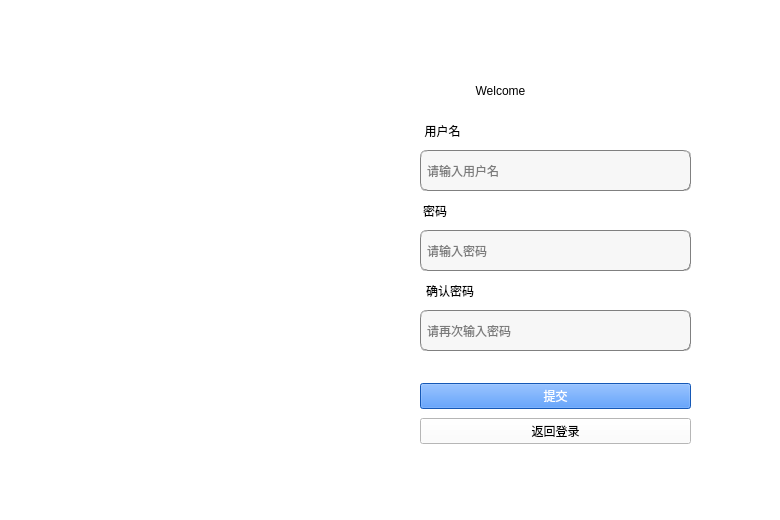
<?xml version="1.0" encoding="UTF-8"?>
<ui version="4.0">
 <class>register1</class>
 <widget class="QWidget" name="register1">
  <property name="geometry">
   <rect>
    <x>0</x>
    <y>0</y>
    <width>780</width>
    <height>520</height>
   </rect>
  </property>
  <property name="windowTitle">
   <string>Baackup Pack   -   创建账户</string>
  </property>
  <property name="styleSheet">
   <string notr="true">background-color: rgb(255, 255, 255);</string>
  </property>
  <widget class="QLabel" name="confirm_label">
   <property name="geometry">
    <rect>
     <x>420</x>
     <y>280</y>
     <width>60</width>
     <height>22</height>
    </rect>
   </property>
   <property name="styleSheet">
    <string notr="true">font: 10pt &quot;Arial&quot;;</string>
   </property>
   <property name="text">
    <string>确认密码</string>
   </property>
   <property name="alignment">
    <set>Qt::AlignCenter</set>
   </property>
  </widget>
  <widget class="QLineEdit" name="confirm_reg">
   <property name="geometry">
    <rect>
     <x>420</x>
     <y>310</y>
     <width>271</width>
     <height>41</height>
    </rect>
   </property>
   <property name="styleSheet">
    <string notr="true">background-color: rgb(247, 247, 247);
border:1px groove gray;border-radius:
7px;padding:2px 4px;
font: 10pt &quot;Candara&quot;;</string>
   </property>
   <property name="echoMode">
    <enum>QLineEdit::Password</enum>
   </property>
   <property name="placeholderText">
    <string>请再次输入密码</string>
   </property>
  </widget>
  <widget class="QLabel" name="label_image">
   <property name="geometry">
    <rect>
     <x>40</x>
     <y>20</y>
     <width>261</width>
     <height>451</height>
    </rect>
   </property>
   <property name="text">
    <string/>
   </property>
  </widget>
  <widget class="QLabel" name="register_2">
   <property name="geometry">
    <rect>
     <x>410</x>
     <y>70</y>
     <width>181</width>
     <height>41</height>
    </rect>
   </property>
   <property name="styleSheet">
    <string notr="true">font: 700 27pt &quot;Ubuntu&quot;;</string>
   </property>
   <property name="text">
    <string>Welcome</string>
   </property>
   <property name="alignment">
    <set>Qt::AlignCenter</set>
   </property>
  </widget>
  <widget class="QLabel" name="psw_label">
   <property name="geometry">
    <rect>
     <x>420</x>
     <y>200</y>
     <width>30</width>
     <height>22</height>
    </rect>
   </property>
   <property name="styleSheet">
    <string notr="true">font: 10pt &quot;Arial&quot;;</string>
   </property>
   <property name="text">
    <string>密码</string>
   </property>
   <property name="alignment">
    <set>Qt::AlignCenter</set>
   </property>
  </widget>
  <widget class="QLineEdit" name="password_reg">
   <property name="geometry">
    <rect>
     <x>420</x>
     <y>230</y>
     <width>271</width>
     <height>41</height>
    </rect>
   </property>
   <property name="styleSheet">
    <string notr="true">background-color: rgb(247, 247, 247);
border:1px groove gray;border-radius:
7px;padding:2px 4px;
font: 10pt &quot;Candara&quot;;</string>
   </property>
   <property name="echoMode">
    <enum>QLineEdit::Password</enum>
   </property>
   <property name="placeholderText">
    <string>请输入密码</string>
   </property>
  </widget>
  <widget class="QWidget" name="layoutWidget">
   <property name="geometry">
    <rect>
     <x>420</x>
     <y>380</y>
     <width>271</width>
     <height>68</height>
    </rect>
   </property>
   <layout class="QVBoxLayout" name="verticalLayout">
    <item>
     <widget class="QPushButton" name="button_reg">
      <property name="styleSheet">
       <string notr="true">background-color: rgb(29, 123, 255);
color: rgb(255, 255, 255);</string>
      </property>
      <property name="text">
       <string>提交</string>
      </property>
     </widget>
    </item>
    <item>
     <widget class="QPushButton" name="return_button">
      <property name="styleSheet">
       <string notr="true"/>
      </property>
      <property name="text">
       <string>返回登录</string>
      </property>
     </widget>
    </item>
   </layout>
  </widget>
  <widget class="QLabel" name="name_label">
   <property name="geometry">
    <rect>
     <x>420</x>
     <y>120</y>
     <width>45</width>
     <height>23</height>
    </rect>
   </property>
   <property name="acceptDrops">
    <bool>false</bool>
   </property>
   <property name="styleSheet">
    <string notr="true">font: 10pt &quot;Arial&quot;;</string>
   </property>
   <property name="text">
    <string>&lt;html&gt;&lt;head/&gt;&lt;body&gt;&lt;p&gt;用户名&lt;/p&gt;&lt;/body&gt;&lt;/html&gt;</string>
   </property>
   <property name="alignment">
    <set>Qt::AlignCenter</set>
   </property>
  </widget>
  <widget class="QLineEdit" name="name_reg">
   <property name="geometry">
    <rect>
     <x>420</x>
     <y>150</y>
     <width>271</width>
     <height>41</height>
    </rect>
   </property>
   <property name="styleSheet">
    <string notr="true">background-color: rgb(247, 247, 247);
border:1px groove gray;border-radius:
7px;padding:2px 4px;
font: 10pt &quot;Candara&quot;;</string>
   </property>
   <property name="placeholderText">
    <string>请输入用户名</string>
   </property>
  </widget>
 </widget>
 <resources/>
 <connections/>
</ui>
